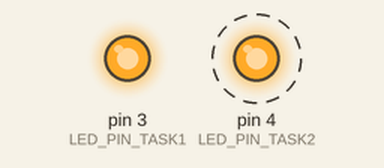
The sketch below on a simulated Arduino Mega 2560, built with avr-gcc and run on an emulated ATmega2560. On the bench: output pins drawn as LEDs (lit = HIGH). Dashed ring = blinking.

Above: at 0.4 s.
At 6.0 s:
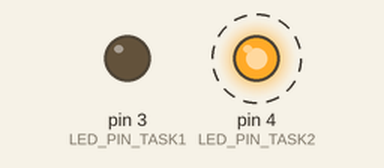
Timing chart, 0 to 8.6 s (numbered marks = the images above):
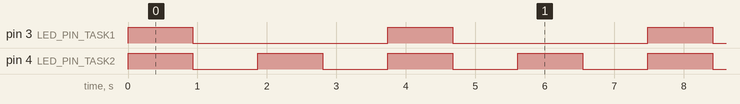

The sketch:

Week6_474_SRRI_Solution.ino
```cpp
/**
 * Solution for Synchronized Round Robin with Interrupt Service Routine (SRRI) Scheduler
 * This code has only been tested on WokWi and has not been tested on the physical Mega board
 * WokWi Link: https://wokwi.com/projects/389231092272398337
 */


#define CLK_FREQ 16000000 // Define the clock frequency for timer calculations, 16 MHz for Arduino Mega.
#define CLK_SCALE 1024    // Prescaler value for Timer 0, used to scale down the clock frequency.

#define LED_PIN_TASK1 3 // Digital pin number for the first LED, indicating which pin controls the LED for Task 1.
#define LED_PIN_TASK2 4 // Digital pin number for the second LED, for controlling the LED in Task 2.

// Define task and system states.
#define PENDING 0  // Status flag indicating that an ISR (Interrupt Service Routine) cycle is pending.
#define DONE 1     // Status flag indicating that an ISR cycle is complete.
#define RUNNING 0  // Task state indicating it is currently being executed.
#define READY 1    // Task state indicating it is ready to be executed.
#define SLEEP 2    // Task state indicating it is currently sleeping (not executing).
#define N_MAX_TASKS 6 // Maximum number of tasks that can be scheduled in the taskArray.

// Declaration of global arrays and variables for task management.
void (*taskArray[N_MAX_TASKS])(); // Array of function pointers to tasks.
int current_sleeptime[N_MAX_TASKS]; // Array holding the sleep time for each task.
int current_state[N_MAX_TASKS]; // Array indicating the current state of each task.

volatile int sFlag; // Volatile flag used by ISR to signal the main loop about ISR cycle completion.
int task_index; // Index of the current task being processed in the loop.

void setup() {
  // Initialize digital pins connected to LEDs as outputs.
  pinMode(LED_PIN_TASK1, OUTPUT);
  pinMode(LED_PIN_TASK2, OUTPUT);

  // Timer 0 configuration for system timing/interrupts.
  OCR0A = CLK_FREQ / (500 * 2 * CLK_SCALE) - 1; // Calculate compare match value for a 2ms period.
  TCCR0B = (1<<WGM02) | (1<<CS00) | (1<<CS02); // Set Timer 0 to CTC mode with a prescaler of 1024.
  TIMSK0 |= (1<<OCIE0A); // Enable Timer 0 Compare Match A Interrupt.

  sei(); // Enable global interrupts for ISR handling.

  // Initialize task management variables and setup initial task states and sleep times.
  task_index = 0; // Start processing tasks from the beginning of the taskArray.
  sFlag = PENDING; // Initial ISR cycle status set to pending.

  // Setup taskArray with specific tasks, their initial sleep times, and states.
  int j = 0; // Task array index for initialization.
  // task1_on and task2_on are initially set to READY to start execution without delay.
  taskArray[j] = &task1_on; current_sleeptime[j] = 0; current_state[j] = READY; j++;
  // Initial sleep time of 250ms for task1_off and task2_off is set to ensure that they start with a delay,
  // allowing their corresponding "on" tasks to execute first and establish an initial LED state.
  taskArray[j] = &task1_off; current_sleeptime[j] = 250; current_state[j] = SLEEP; j++;
  taskArray[j] = &task2_on; current_sleeptime[j] = 0; current_state[j] = READY; j++;
  taskArray[j] = &task2_off; current_sleeptime[j] = 250; current_state[j] = SLEEP; j++;
  // schedule_sync is always READY to adjust task states and sleep times based on the ISR signal.
  taskArray[j] = &schedule_sync; current_sleeptime[j] = 0; current_state[j] = READY; j++;
  taskArray[j] = NULL; // Mark the end of task initialization with a NULL pointer.
}

// ISR for Timer 0 Compare Match A, triggered every 2ms based on timer setup.
ISR(TIMER0_COMPA_vect) {
  sFlag = DONE; // Signal that the ISR cycle is complete, allowing schedule_sync to update tasks.
}

void loop() {
  // Main loop cycles through tasks, checking their state and executing READY tasks.
  if (current_state[task_index] == READY) {
    current_state[task_index] = RUNNING;
    (*taskArray[task_index])(); // Execute the current READY task.
  }
  task_index++; // Move to the next task in the array.
  // Reset task_index to cycle through tasks continuously.
  if (task_index >= N_MAX_TASKS || taskArray[task_index] == NULL) task_index = 0;
}

void schedule_sync() {
  // Wait for ISR to signal that the current cycle is done.
  while (sFlag != DONE) {}
  for (int i = 0; taskArray[i] != NULL; i++) {
    // Decrement sleeptime for SLEEPING tasks and update their state to READY if sleeptime has elapsed.
    current_sleeptime[i] -= 2; // Each cycle represents a 2ms decrement.
    if (current_sleeptime[i] <= 0) {
      current_sleeptime[i] = 0;
      current_state[i] = READY; // Task is now READY for execution.
    }
  }
  task_index = -1; // Reset task_index for the next round, ensuring the first task is processed next.
  sFlag = PENDING; // Reset sFlag for the next ISR cycle.
}

void sleep_474(int t) {
  // Set the current task's state to SLEEP and assign a sleeptime.
  current_state[task_index] = SLEEP;
  current_sleeptime[task_index] = t;
}

void task1_on() {
  digitalWrite(LED_PIN_TASK1, HIGH);
  sleep_474(1000); // On for 1000ms
}

void task1_off() {
  digitalWrite(LED_PIN_TASK1, LOW);
  sleep_474(1000); // Off for 1000ms
}

void task2_on() {
  digitalWrite(LED_PIN_TASK2, HIGH);
  sleep_474(500); // On for 500ms
}

void task2_off() {
  digitalWrite(LED_PIN_TASK2, LOW);
  sleep_474(500); // Off for 500ms
}
```

Measured:
- by itself, pin 3 (LED_PIN_TASK1): alternates HIGH for 0.94 s and LOW for 2.8 s
- by itself, pin 4 (LED_PIN_TASK2): alternates HIGH for 0.94 s and LOW for 0.94 s
- by itself, everything shown: repeats every 3.7 s, in 6 steps
